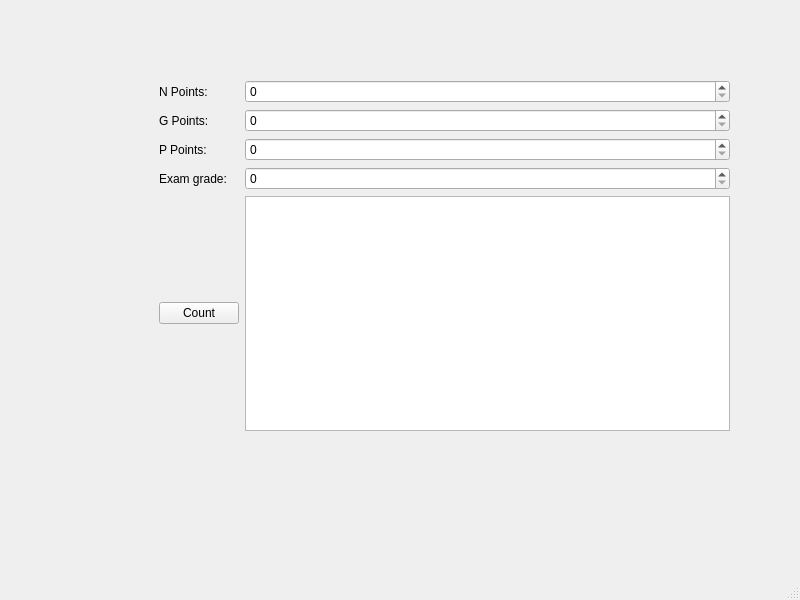
<?xml version="1.0" encoding="UTF-8"?>
<ui version="4.0">
 <class>MainWindow</class>
 <widget class="QMainWindow" name="MainWindow">
  <property name="geometry">
   <rect>
    <x>0</x>
    <y>0</y>
    <width>800</width>
    <height>600</height>
   </rect>
  </property>
  <property name="windowTitle">
   <string>MainWindow</string>
  </property>
  <widget class="QWidget" name="centralwidget">
   <widget class="QWidget" name="gridLayoutWidget">
    <property name="geometry">
     <rect>
      <x>159</x>
      <y>80</y>
      <width>571</width>
      <height>351</height>
     </rect>
    </property>
    <layout class="QGridLayout" name="gridLayout">
     <item row="6" column="0">
      <widget class="QLabel" name="labelG">
       <property name="text">
        <string>G Points:</string>
       </property>
      </widget>
     </item>
     <item row="8" column="1">
      <widget class="QSpinBox" name="spinBoxE">
       <property name="maximum">
        <number>5</number>
       </property>
      </widget>
     </item>
     <item row="6" column="1">
      <widget class="QSpinBox" name="spinBoxG">
       <property name="maximum">
        <number>120</number>
       </property>
      </widget>
     </item>
     <item row="7" column="0">
      <widget class="QLabel" name="labelP">
       <property name="text">
        <string>P Points:</string>
       </property>
      </widget>
     </item>
     <item row="8" column="0">
      <widget class="QLabel" name="examg">
       <property name="text">
        <string>Exam grade:</string>
       </property>
      </widget>
     </item>
     <item row="2" column="1">
      <widget class="QSpinBox" name="spinBoxN">
       <property name="maximum">
        <number>760</number>
       </property>
      </widget>
     </item>
     <item row="7" column="1">
      <widget class="QSpinBox" name="spinBoxP">
       <property name="maximum">
        <number>250</number>
       </property>
      </widget>
     </item>
     <item row="2" column="0">
      <widget class="QLabel" name="labelN">
       <property name="text">
        <string>N Points:</string>
       </property>
      </widget>
     </item>
     <item row="9" column="0">
      <widget class="QPushButton" name="countPushButton">
       <property name="text">
        <string>Count</string>
       </property>
      </widget>
     </item>
     <item row="9" column="1">
      <widget class="QTextBrowser" name="textBrowser"/>
     </item>
    </layout>
   </widget>
  </widget>
  <widget class="QMenuBar" name="menubar">
   <property name="geometry">
    <rect>
     <x>0</x>
     <y>0</y>
     <width>800</width>
     <height>25</height>
    </rect>
   </property>
  </widget>
  <widget class="QStatusBar" name="statusbar"/>
 </widget>
 <resources/>
 <connections>
  <connection>
   <sender>spinBoxN</sender>
   <signal>valueChanged(int)</signal>
   <receiver>MainWindow</receiver>
   <slot>update()</slot>
   <hints>
    <hint type="sourcelabel">
     <x>489</x>
     <y>120</y>
    </hint>
    <hint type="destinationlabel">
     <x>399</x>
     <y>299</y>
    </hint>
   </hints>
  </connection>
  <connection>
   <sender>spinBoxG</sender>
   <signal>valueChanged(int)</signal>
   <receiver>MainWindow</receiver>
   <slot>update()</slot>
   <hints>
    <hint type="sourcelabel">
     <x>489</x>
     <y>155</y>
    </hint>
    <hint type="destinationlabel">
     <x>399</x>
     <y>299</y>
    </hint>
   </hints>
  </connection>
  <connection>
   <sender>spinBoxP</sender>
   <signal>valueChanged(int)</signal>
   <receiver>MainWindow</receiver>
   <slot>update()</slot>
   <hints>
    <hint type="sourcelabel">
     <x>489</x>
     <y>190</y>
    </hint>
    <hint type="destinationlabel">
     <x>399</x>
     <y>299</y>
    </hint>
   </hints>
  </connection>
  <connection>
   <sender>spinBoxE</sender>
   <signal>valueChanged(int)</signal>
   <receiver>MainWindow</receiver>
   <slot>update()</slot>
   <hints>
    <hint type="sourcelabel">
     <x>489</x>
     <y>225</y>
    </hint>
    <hint type="destinationlabel">
     <x>399</x>
     <y>299</y>
    </hint>
   </hints>
  </connection>
  <connection>
   <sender>countPushButton</sender>
   <signal>clicked()</signal>
   <receiver>textBrowser</receiver>
   <slot>update()</slot>
   <hints>
    <hint type="sourcelabel">
     <x>199</x>
     <y>349</y>
    </hint>
    <hint type="destinationlabel">
     <x>487</x>
     <y>350</y>
    </hint>
   </hints>
  </connection>
 </connections>
</ui>
